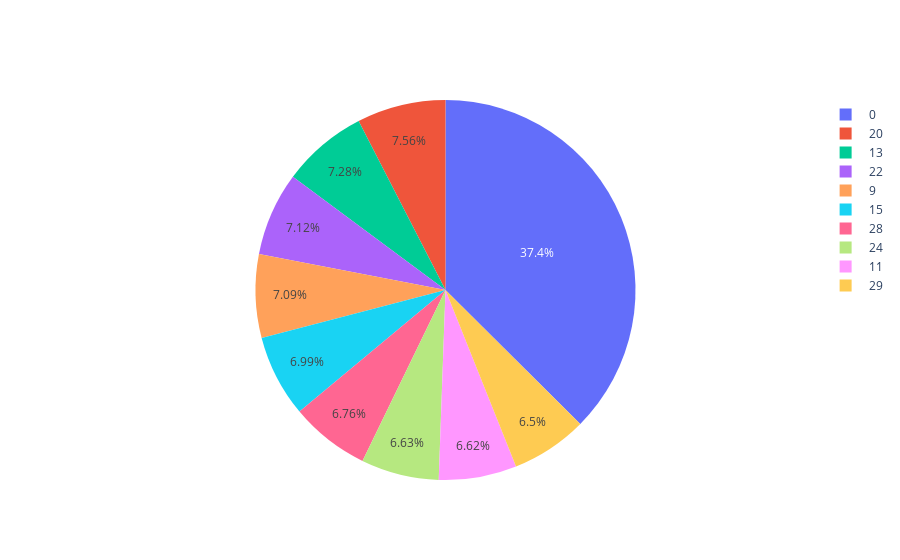

Here is the notebook cell this chart was saved with:
### Code cell
fig = go.Figure(data=[go.Pie(labels=x['shop_id'], values=x['revenue'])])
fig.show()

### Figure 1 — Plotly figure (JSON) as saved in the notebook; plotly's stock layout.template omitted (floating-point values rounded to 4 significant figures)
{"data": [{"labels": [" 0", " 20", " 13", " 22", " 9", " 15", " 28", " 24", " 11", " 29"], "type": "pie", "values": [63190.0, 12760.0, 12290.0, 12020.0, 11970.0, 11800.0, 11400.0, 11190.0, 11170.0, 10970.0]}], "layout": {}}
